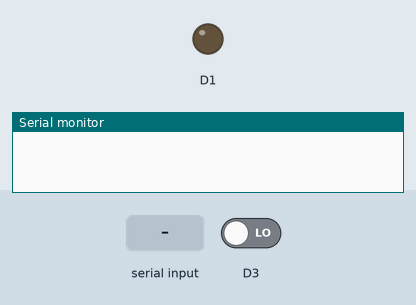
Bench run of a sketch on a simulated ESP8266 (NodeMCU). On the bench: output pins drawn as LEDs (lit = HIGH), the last lines printed to the serial monitor. Inputs (shaded band) come from the test bench; at power-on: D3 LOW. WiFi joins after 1.5 s; servers stay silent unless stated.

Above: at 3.0 s.
3.1 s: "30,150\n" received over Serial
At 4.0 s:
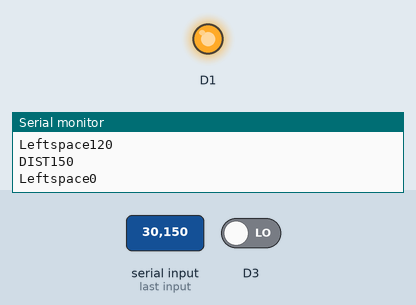
Timing chart, 0 to 6.1 s (numbered marks = the images above; inputs shaded):
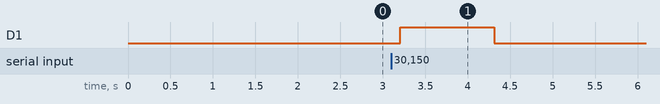

The sketch:

nodemcu_beep.ino
```cpp
#include <ESP8266WiFi.h>
#include <BlynkSimpleEsp8266.h>

// You should get Auth Token in the Blynk App.
// Go to the Project Settings (nut icon).
char auth[] = "V_qxM13RYNapjhVwWrtoxnMRHfRZ7Gt4";
char mess;
int dist;
int leftspace;
bool check = false;

// Your WiFi credentials.
// Set password to "" for open networks.
char ssid[] = "NamNing_2.4G";
char pass[] = "Namning927";
WidgetLCD LCD(V0);

void setup()
{
  // Debug console
  Serial.begin(115200);
  pinMode(D1,OUTPUT);
  pinMode(D3,INPUT);

  Blynk.begin(auth, ssid, pass);
   LCD.clear();
}

void loop()
{
  Blynk.run();
    delay(100);

  if(Serial.available() > 0) {
     //Serial.print("X");
    dist = Serial.parseInt();
    Serial.print("DIST");
    Serial.print(dist);
    Serial.println();

    //LCD.print(0,0,dist);
    leftspace = 150-dist;
    if (leftspace <0){

      leftspace = 0;
    }
        Serial.print("Leftspace");
    Serial.print(leftspace);
    Serial.println();

    if (dist < 150){
      LCD.print(0,0,"TOO CLOSE!");
    }
    else{
      LCD.clear();
    }
    if(digitalRead(D3) == LOW) {
      check = false;


      }
     if(digitalRead(D3) == HIGH) {
      check = true;
      }
    if(!check) {
      if(dist < 150) {
        digitalWrite(D1,LOW);
        }
       else {
        digitalWrite(D1,HIGH);
        }
      }


    Blynk.virtualWrite(V10,leftspace);

   /* if (mess == 'b') {
      LCD.print(0,0,"TOO CLOSE!");
    }
    if (mess== 'X'){
      LCD.clear();
    }*/

    //Serial.println("X");
    }
}
```

Measured:
- after the input at 3.1 s, D1: LOW → HIGH after 0.11 s, → LOW 1.1 s later
